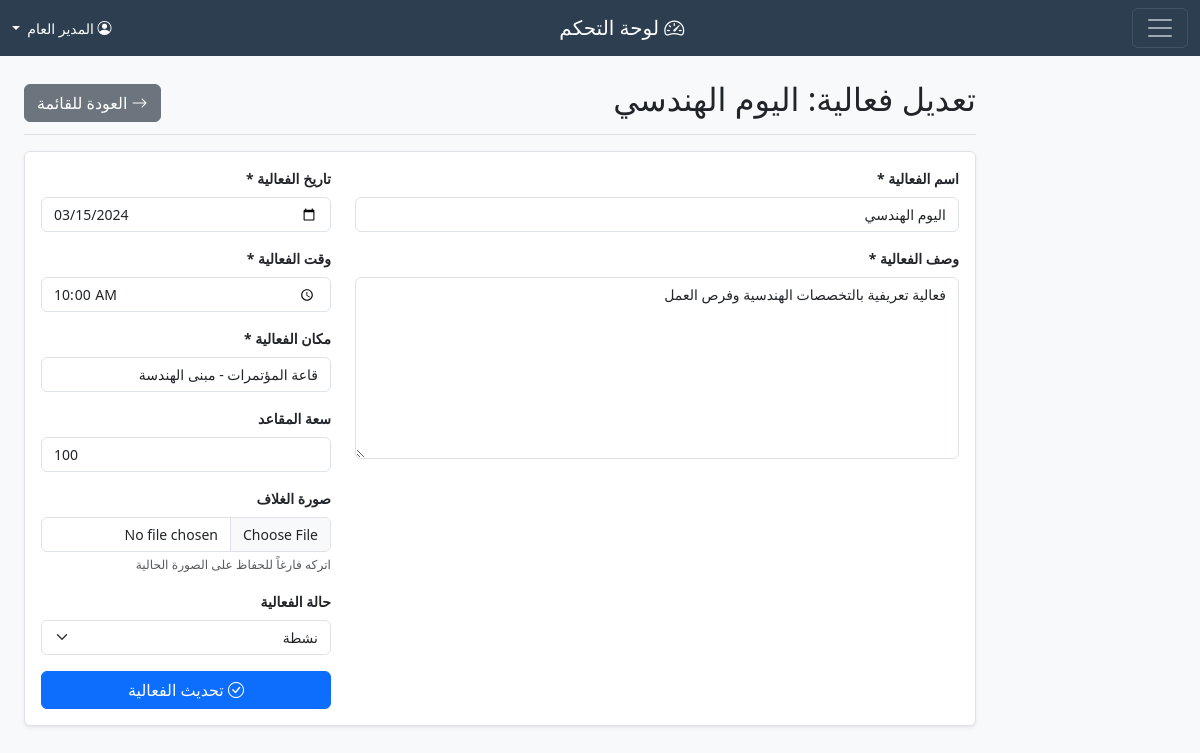
Page /admin/event-edit.php?id=1 (signed in) on the committed database.
### tables this page shows
CREATE TABLE events (
    id INT PRIMARY KEY AUTO_INCREMENT,
    title VARCHAR(255) NOT NULL,
    description TEXT,
    event_date DATE NOT NULL,
    event_time TIME NOT NULL,
    location VARCHAR(255),
    capacity INT,
    image VARCHAR(255),
    status ENUM('active', 'draft', 'cancelled') DEFAULT 'draft',
    created_by INT,
    created_at TIMESTAMP DEFAULT CURRENT_TIMESTAMP,
    updated_at TIMESTAMP DEFAULT CURRENT_TIMESTAMP ON UPDATE CURRENT_TIMESTAMP,
    FOREIGN KEY (created_by) REFERENCES users(id) ON DELETE SET NULL
);

### admin/event-edit.php (the view, shortened to what this page needs)
<?php
require_once '../functions.php';
$event_id = intval($_GET['id']);
$stmt = $pdo->prepare("SELECT * FROM events WHERE id = ?");
$stmt->execute([$event_id]);
$event = $stmt->fetch();
include 'includes/header.php';
?>
<div class="container-fluid mt-5">
    <div class="row">
        <main class="col-md-9 ms-sm-auto col-lg-10 px-md-4">
            <div class="d-flex justify-content-between flex-wrap flex-md-nowrap align-items-center pt-3 pb-2 mb-3 border-bottom">
                <h1 class="h2">تعديل فعالية: <?php echo $event['title']; ?></h1>
                <div class="btn-toolbar mb-2 mb-md-0">
                    <a href="events.php" class="btn btn-secondary">
                        <i class="bi bi-arrow-right"></i> العودة للقائمة
                    </a>
                </div>
            </div>
            <div class="card">
                <div class="card-body">
                    <form method="POST" enctype="multipart/form-data">
                        <div class="row">
                            <div class="col-md-8">
                                <div class="mb-3">
                                    <label for="title" class="form-label">اسم الفعالية *</label>
                                    <input type="text" class="form-control" id="title" name="title"
                                           value="<?php echo $event['title']; ?>" required>
                                </div>
                                <div class="mb-3">
                                    <label for="description" class="form-label">وصف الفعالية *</label>
                                    <textarea class="form-control" id="description" name="description"
                                              rows="8" required><?php echo $event['description']; ?></textarea>
                                </div>
                            </div>
                            <div class="col-md-4">
                                <div class="mb-3">
                                    <label for="event_date" class="form-label">تاريخ الفعالية *</label>
                                    <input type="date" class="form-control" id="event_date" name="event_date"
                                           value="<?php echo $event['event_date']; ?>" required>
                                </div>
                                <div class="mb-3">
                                    <label for="event_time" class="form-label">وقت الفعالية *</label>
                                    <input type="time" class="form-control" id="event_time" name="event_time"
                                           value="<?php echo $event['event_time']; ?>" required>
                                </div>
                                <div class="mb-3">
                                    <label for="location" class="form-label">مكان الفعالية *</label>
                                    <input type="text" class="form-control" id="location" name="location"
                                           value="<?php echo $event['location']; ?>" required>
                                </div>
                                <div class="mb-3">
                                    <label for="capacity" class="form-label">سعة المقاعد</label>
                                    <input type="number" class="form-control" id="capacity" name="capacity"
                                           value="<?php echo $event['capacity']; ?>" min="1">
                                </div>
                                <div class="mb-3">
                                    <label for="image" class="form-label">صورة الغلاف</label>
                                    <input type="file" class="form-control" id="image" name="image" accept="image/*">
                                    <div class="form-text">اتركه فارغاً للحفاظ على الصورة الحالية</div>
                                </div>
                                <div class="mb-3">
                                    <label for="status" class="form-label">حالة الفعالية</label>
                                    <select class="form-select" id="status" name="status">
                                        <option value="active" <?php echo $event['status'] == 'active' ? 'selected' : ''; ?>>نشطة</option>
                                    </select>
                                </div>
                                <button type="submit" class="btn btn-primary w-100">
                                    <i class="bi bi-check-circle"></i> تحديث الفعالية
                                </button>
                            </div>
                        </div>
                    </form>
                </div>
            </div>
        </main>
    </div>
</div>
<?php include 'includes/footer.php'; ?>

### css/admin.css (style rules this page uses)
body { background-color: #f8f9fa; font-size: 0.875rem; }
main { padding-top: 1rem; }
.card { box-shadow: 0 0.125rem 0.25rem rgba(0, 0, 0, 0.075); border: 1px solid #dee2e6; }
.form-control, .form-select { font-size: 0.875rem; }
.form-label { font-weight: 600; margin-bottom: 0.5rem; font-size: 0.875rem; }

### rows in the picture
events: title "اليوم الهندسي", description "فعالية تعريفية بالتخصصات الهندسية وفرص العمل", event_date "03/15/2024", event_time "10:00:00", location "قاعة المؤتمرات - مبنى الهندسة", capacity "100", status "نشطة"

### other values in the picture
$_SESSION['user_name'] "المدير العام"
